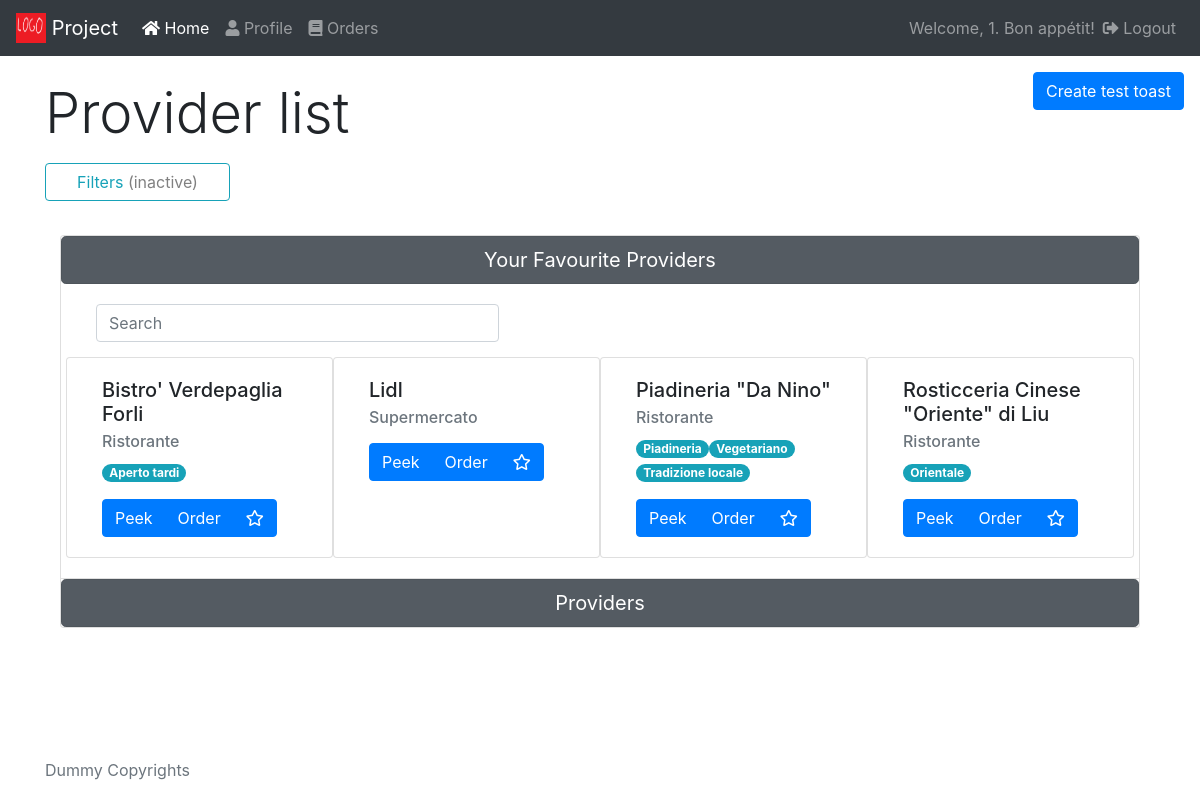
/home_clients.php (signed in), run on the app's committed database.
### tables this page shows
CREATE TABLE `provider` (
  `provider_id` int(11) NOT NULL AUTO_INCREMENT,
  `provider_name` varchar(90) NOT NULL,
  `provider_address` varchar(90) NOT NULL,
  `provider_email` varchar(45) NOT NULL,
  `provider_password` varchar(255) NOT NULL,
  `type_id` int(11) NOT NULL,
  `opening_hours` time NOT NULL,
  `closing_hours` time NOT NULL,
  PRIMARY KEY (`provider_id`),
  UNIQUE KEY `provider_email` (`provider_email`),
  KEY `type_id_idx` (`type_id`),
  CONSTRAINT `type_id` FOREIGN KEY (`type_id`) REFERENCES `type` (`type_id`) ON DELETE NO ACTION ON UPDATE NO ACTION
);

CREATE TABLE `type` (
  `type_id` int(11) NOT NULL AUTO_INCREMENT,
  `type_name` varchar(45) NOT NULL,
  PRIMARY KEY (`type_id`)
);

CREATE TABLE `category` (
  `category_id` int(11) NOT NULL AUTO_INCREMENT,
  `category_name` varchar(45) NOT NULL,
  PRIMARY KEY (`category_id`)
);

### home_clients.php (the view, shortened to what this page needs)
<?php include("fragments/connection-begin.php"); ?>
<!DOCTYPE html>
<html lang="en">
<head>
  <?php include("fragments/head-contents.php"); ?>
</head>
<body>
  <?php include("fragments/navbar.php"); ?>
  <div class="container mt-4 mb-4">
    <h4 class="display-4 pb-2">Provider list</h4>
    <button type="button" class="btn btn-outline-info col-2" data-toggle="modal" data-target="#modalFilters">Filters <span id="filterState">(inactive)</span></button>
    <div class="container accordion mt-4 mb-4" id="mainAccordion">
      <div class="card main-card">
        <h1 class="mb-0">
          <button class="btn btn-secondary btn-lg btn-block active" data-toggle="collapse" data-target="#collapseFavouriteRestaurants" aria-expanded="true" aria-controls="collapseFavouriteRestaurants">
            Your Favourite Providers
          </button>
        </h1>
        <div id="collapseFavouriteRestaurants" class="collapse show" aria-labelledby="headingFavouriteRestaurants" data-parent="#mainAccordion">
          <div class="card-body">
            <div class="card-searchbar col-5">
              <input class="form-control mr-sm-2" id="searchFavourites" type="search" placeholder="Search" aria-label="Search Favourites">
            </div>
            <div class="row" id="favouriteProviders">
              <?php
                if ($favProviders = $conn->query(
                  "SELECT p.provider_id, p.provider_name, t.type_id, t.type_name
                  FROM client_provider cp
                  JOIN provider p
                  ON cp.provider_id = p.provider_id
                  LEFT JOIN type t
                  ON p.type_id = t.type_id
                  WHERE cp.client_id = '".$_SESSION['user_id']."'
                  ORDER BY p.provider_name"
                )) {
                  while ($providerRow = $favProviders->fetch_assoc()) {
              ?>
              <div class="card providerCard favouriteProvider col-3" data-provider-id="<?php echo $providerRow['provider_id']; ?>">
                <div class="card-body">
                  <h5 class="card-title"><?php echo $providerRow['provider_name'] ?></h5>
                  <h6 class="card-subtitle mb-2 text-muted providerType" data-id="<?php echo $providerRow['type_id']; ?>"><?php echo $providerRow['type_name'] ?></h6>
                  <p class="card-text">
                    <?php
                      if ($providerCategories = $conn->query("SELECT c.category_id, c.category_name
                                            FROM provider p
                                            LEFT JOIN provider_category pc
                                            ON p.provider_id = pc.provider_id
                                            LEFT JOIN category c
                                            ON c.category_id = pc.category_id
                                            WHERE p.provider_id = '".$providerRow['provider_id']."'")) {
                        while ($categoryRow = $providerCategories->fetch_assoc()) {
                          echo "<span class='badge badge-pill badge-info providerCategory' data-id='".$categoryRow['category_id']."'>".$categoryRow['category_name']."</span>";
                        }
                      }
                    ?>
                  </p>
                  <div class="btn-group btn-group-justified">
                    <button class="btn btn-primary inline" data-toggle="modal" data-target="#peekOnProvider">Peek</button>
                    <button class="btn btn-primary inline btn-place-order">Order</button>
                    <button class="btn btn-primary inline" name="removeFavourite"><i class="far fa-star"></i></button>
                  </div>
                </div>
              </div>
              <?php
                  }
                } else {
                  echo "Query failed";
                }
               ?>
            </div>
          </div>
        </div>
      </div>
      <div class="card main-card">
        <h1 class="mb-0">
          <button class="btn btn-secondary btn-lg btn-block active" data-toggle="collapse" data-target="#collapseAllRestaurants" aria-expanded="false" aria-controls="collapseAllRestaurants">
            Providers
          </button>
        </h1>
      </div>
    </div>
  </div>
    <?php include("fragments/footer.php"); ?>
</body>
</html>

### fragments/head-contents.php (shortened to what this page needs)
<link rel="stylesheet" href="https://stackpath.bootstrapcdn.com/bootstrap/4.3.1/css/bootstrap.min.css" />
<link rel="stylesheet" href="https://use.fontawesome.com/releases/v5.8.1/css/all.css">
<link rel="stylesheet" href="styles/style.css" />

### fragments/navbar.php (shortened to what this page needs)
<div class="sticky-top">
  <nav class="navbar navbar-expand-lg navbar-dark bg-dark">
    <a class="navbar-brand" <?php echo ($_SESSION['user_type'] == 'client') ? 'href="home_clients.php"' : 'href="home_providers.php"'; ?>>
      <img src="res/logo.png" width="30" height="30" class="d-inline-block align-top" alt="">
      Project
    </a>
    <div class="collapse navbar-collapse" id="navbarText">
      <ul class="navbar-nav mr-auto">
        <li class="nav-item">
          <a class="nav-link" <?php echo ($_SESSION['user_type'] == 'client') ? 'href="home_clients.php"' : 'href="home_providers.php"'; ?>><i class="fas fa-home"></i> Home</a>
        </li>
        <li class="nav-item">
          <a class="nav-link" <?php echo ($_SESSION['user_type'] == 'client') ? 'href="profile_clients.php"' : 'href="profile_providers.php"'; ?>><i class="fas fa-user"></i> Profile</a>
        </li>
        <?php
        if ($_SESSION['user_type'] == 'client') {
          echo '
          <li class="nav-item">
            <a class="nav-link" href="orders_clients.php"><i class="fas fa-book"></i> Orders</a>
          </li>
          ';
        }
        ?>
      </ul>
      <ul class="navbar-nav navbar-right">
        <li class="nav-item">
          <div class="navbar-text">Welcome, <?php echo $_SESSION['user_name']; echo ($_SESSION['user_type'] == 'client') ? '. Bon appétit!' : '.';?></div>
        </li>
        <li class="nav-item">
          <a class="nav-link" href="logout.php"><i class="fas fa-sign-out-alt"></i> Logout</a>
        </li>
      </ul>
    </div>
  </nav>
  <div aria-live="polite" aria-atomic="true" style="position: relative;">
    <div class="pr-3 pt-3" id="notificationArea" style="position: absolute; top: 0; right: 0;">
      <button type="button" class="btn btn-primary float-left" id="buttonCreateToast">
        Create test toast
      </button>
    </div>
  </div>
</div>

### fragments/footer.php
<footer class="footer">
  <div class="container">
    <p class="text-muted">Dummy Copyrights</p>
  </div>
</footer>

### styles/style.css (style rules this page uses)
.card-searchbar { margin-bottom: 15px; }
input[type=email], [type=password], [type=button], [type=radio], .txtarea { margin-bottom: 10px; }
html { position: relative; min-height: 100%; }
body { margin-bottom: 60px; }
.footer { position: absolute; bottom: 0; width: 100%; height: 60px; line-height: 60px; }

### data on the page
provider: provider_name "Bistro' Verdepaglia Forli", type.type_name "Ristorante"
category: category_name "Aperto tardi"
provider: provider_name "Lidl", type.type_name "Supermercato"
provider: provider_name "Piadineria \"Da Nino\"", type.type_name "Ristorante"
category: category_name "Piadineria"
category: category_name "Vegetariano"
category: category_name "Tradizione locale"
provider: provider_name "Rosticceria Cinese \"Oriente\" di Liu", type.type_name "Ristorante"
category: category_name "Orientale"

### other printed values
$_SESSION['user_name'] "1"
